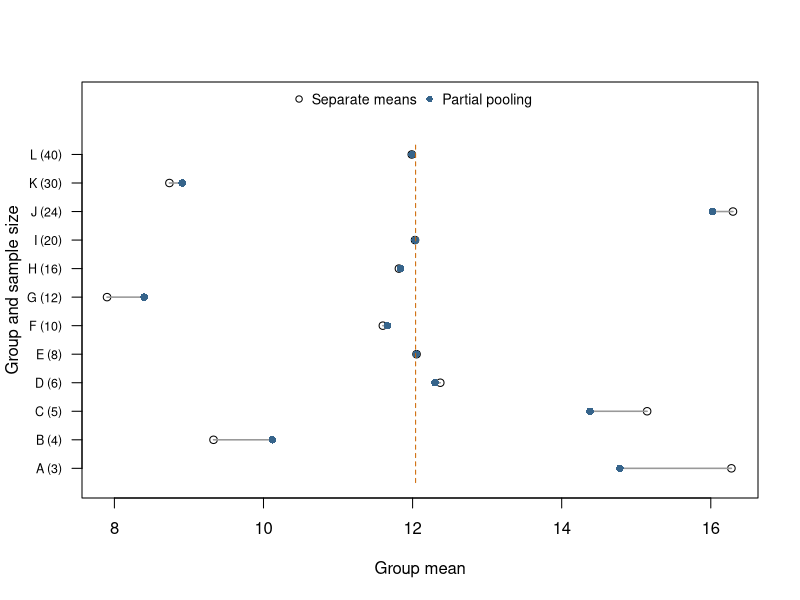
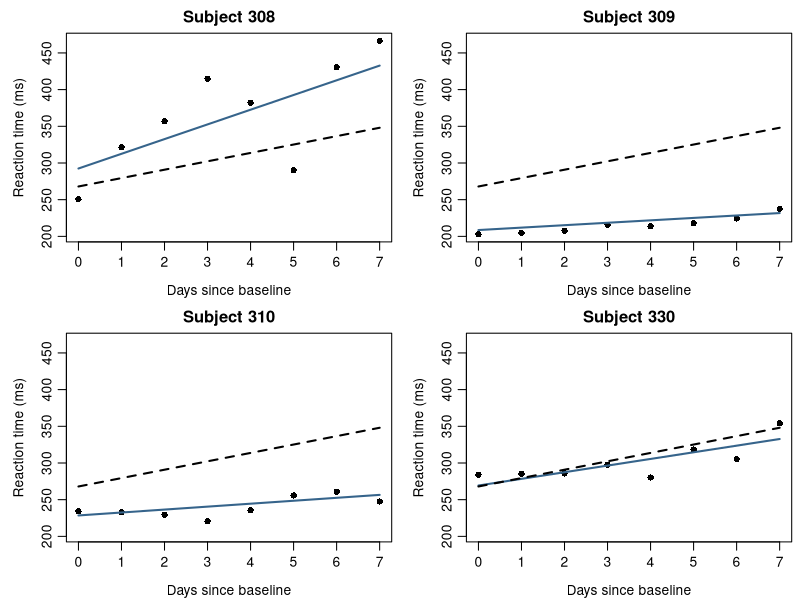
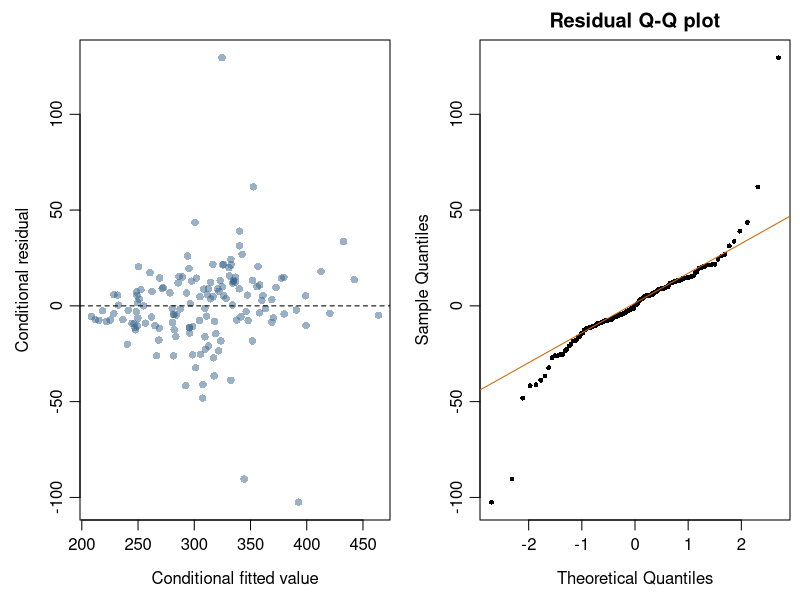

These figures' R source, in order:
## ---- chunk 1
set.seed(8561)
n_group <- c(3, 4, 5, 6, 8, 10, 12, 16, 20, 24, 30, 40)
group <- factor(rep(LETTERS[seq_along(n_group)], n_group))
b_true <- rnorm(length(n_group), sd = 2)
dat_group <- data.frame(group,
  y = 12 + b_true[as.integer(group)] + rnorm(length(group), sd = 3))
fit_pool <- lme4::lmer(y ~ 1 + (1 | group), data = dat_group,
                       REML = TRUE)
mu_hat <- unname(lme4::fixef(fit_pool)[1])
tau2_hat <- as.numeric(lme4::VarCorr(fit_pool)$group[1, 1])
sigma2_hat <- sigma(fit_pool)^2
raw_mean <- tapply(dat_group$y, dat_group$group, mean)
shrunk_mean <- mu_hat + lme4::ranef(fit_pool)$group[, "(Intercept)"]
w_hat <- tau2_hat / (tau2_hat + sigma2_hat / n_group)
round(data.frame(n = n_group, raw_mean, mixed_mean = shrunk_mean,
                 weight_on_group_mean = w_hat), 3)
c(ICC = tau2_hat / (tau2_hat + sigma2_hat))
## ---- chunk 2
#| label: fig-mixed-partial-pooling
#| fig-cap: "Unpooled sample means and partially pooled group means in simulated data. The dashed line is the fitted common mean. The amount of shrinkage reflects group sample size and the estimated variance components."
#| fig-width: 6.5
#| fig-height: 4.6
j <- seq_along(n_group)
plot(raw_mean, j, pch = 1, xlim = range(c(raw_mean, shrunk_mean)),
     ylim = c(0.5, length(j) + 2), yaxt = "n", xlab = "Group mean",
     ylab = "Group and sample size")
axis(2, at = j, labels = paste0(levels(group), " (", n_group, ")"),
     las = 1, cex.axis = 0.75)
segments(raw_mean, j, shrunk_mean, j, col = "gray60", lwd = 1.5)
points(shrunk_mean, j, pch = 16, col = "steelblue4")
segments(mu_hat, 0.5, mu_hat, length(j) + 0.35,
         lty = 2, col = "darkorange3")
legend("top", legend = c("Separate means", "Partial pooling"),
       pch = c(1, 16), col = c("black", "steelblue4"),
       horiz = TRUE, cex = 0.85, bty = "n")
## ---- chunk 3
data("sleepstudy", package = "lme4")
study <- subset(sleepstudy, Days >= 2)
study$day <- study$Days - 2
fit_sleep <- lme4::lmer(Reaction ~ day + (day | Subject),
                        data = study, REML = TRUE)
lme4::fixef(fit_sleep)
lme4::VarCorr(fit_sleep)
lme4::isSingular(fit_sleep)
## ---- chunk 4
#| label: fig-mixed-subject-trends
#| fig-cap: "Four subjects from the sleepstudy data. Blue lines include each subject's fitted random effects; dashed lines use only the common fixed effects. A common linear trend does not require identical subject trajectories."
#| fig-width: 7
#| fig-height: 5
subjects <- levels(study$Subject)[1:4]
plot_grid <- expand.grid(day = seq(0, 7, length.out = 40),
                         Subject = subjects)
plot_grid$conditional <- predict(fit_sleep, newdata = plot_grid)
plot_grid$population <- predict(fit_sleep, newdata = plot_grid,
                                re.form = NA)
op <- par(mfrow = c(2, 2), mar = c(3.5, 4, 2, 0.5),
          mgp = c(2.4, 0.7, 0))
for (subject in subjects) {
  d <- study[study$Subject == subject, ]
  g <- plot_grid[plot_grid$Subject == subject, ]
  plot(d$day, d$Reaction, pch = 16, ylim = range(study$Reaction),
       xlab = "Days since baseline", ylab = "Reaction time (ms)",
       main = paste("Subject", subject))
  lines(g$day, g$conditional, col = "steelblue4", lwd = 2)
  lines(g$day, g$population, lty = 2, lwd = 2)
}
par(op)
## ---- chunk 5
fit_sleep_ml <- update(fit_sleep, REML = FALSE)
fit_no_trend_ml <- lme4::lmer(Reaction ~ 1 + (day | Subject),
                             data = study, REML = FALSE)
anova(fit_no_trend_ml, fit_sleep_ml, refit = FALSE)
## ---- chunk 6
#| label: fig-mixed-diagnostics
#| fig-cap: "Basic conditional-residual checks for the fitted sleepstudy model. These plots can reveal mean or residual-distribution problems, but they do not prove that the full dependence structure is correct."
#| fig-width: 7
#| fig-height: 3.3
op <- par(mfrow = c(1, 2), mar = c(4, 4, 2, 0.5),
          mgp = c(2.4, 0.7, 0))
plot(fitted(fit_sleep), resid(fit_sleep), pch = 16,
     col = adjustcolor("steelblue4", 0.5),
     xlab = "Conditional fitted value", ylab = "Conditional residual")
abline(h = 0, lty = 2)
qqnorm(resid(fit_sleep), pch = 16, cex = 0.65,
       main = "Residual Q-Q plot")
qqline(resid(fit_sleep), col = "darkorange3")
par(op)
